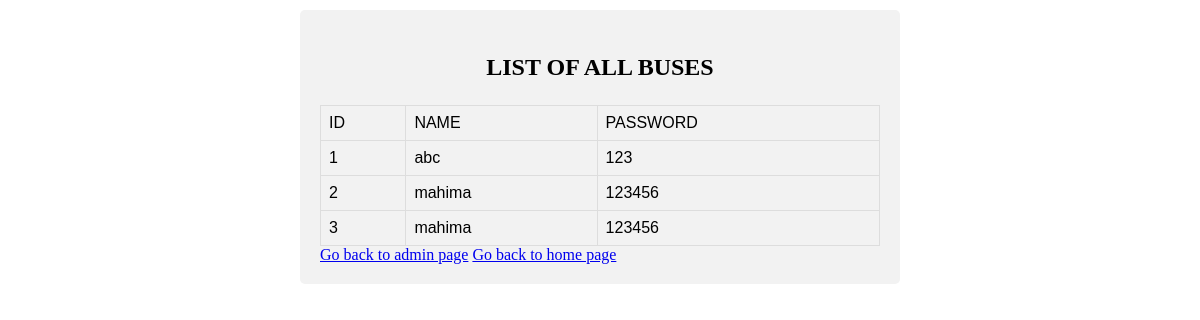
/userlist.html (signed in), run on the app's committed database.
### tables this page shows
CREATE TABLE user (ids INTEGER PRIMARY KEY,name TEXT, pass TEXT);

### Bus Ticket Booking/__init__.py (the view)
@app.route('/userlist.html')
def userlist():
    username = session['username']
    con = sql.connect("database.db")
    con.row_factory = sql.Row
    cur = con.cursor()
    cur.execute("select * from user")
    rows = cur.fetchall();
    msg = "LIST OF ALL BUSES"
    return render_template("userlist.html", rows=rows, msg=msg, user=username)

### Bus Ticket Booking/templates/userlist.html (shortened to what this page needs)
<!doctype html>
<html>
   <body>
<div>
   <h3>{{msg}}</h3>
      <table border = 1 id="customers">
         <thead>
            <td>ID</td>
            <td>NAME</td>
            <td>PASSWORD</td>
         </thead>
         {% for row in rows %}
            <tr>
               <td>{{row[0]}}</td>
               <td>{{row[1]}}</td>
               <td> {{ row[2]}}</td>
            </tr>
         {% endfor %}
      </table>
      <a href="/admin">Go back to admin page</a>
      <a href = "/">Go back to home page</a>
</div>
   </body>
</html>

### Bus Ticket Booking/templates/userlist.html (style rules this page uses)
body { margin: auto; width: 50%; padding: 10px; }
h3 { font-size:2vw; font-weight:bold; font-family: "Times New Roman", Times, serif; text-align:center; }
div { border-radius: 5px; background-color: #f2f2f2; padding: 20px; }
#customers { font-family: "Trebuchet MS", Arial, Helvetica, sans-serif; border-collapse: collapse; width: 100%; }
#customers td, #customers th { border: 1px solid #ddd; padding: 8px; }
#customers tr:nth-child(even) { background-color: #f2f2f2; }

### data on the page
user: ids "1", name "abc", pass "123"
user: ids "2", name "mahima", pass "123456"
user: ids "3", name "mahima", pass "123456"

### other printed values
{{ msg }} "LIST OF ALL BUSES"
